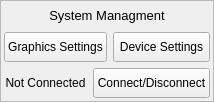
         <widget class="QFrame" name="frameSystemSetting">
          <property name="minimumSize">
           <size>
            <width>0</width>
            <height>0</height>
           </size>
          </property>
          <property name="font">
           <font>
            <family>MS UI Gothic</family>
            <weight>50</weight>
            <bold>false</bold>
           </font>
          </property>
          <property name="frameShape">
           <enum>QFrame::StyledPanel</enum>
          </property>
          <property name="frameShadow">
           <enum>QFrame::Plain</enum>
          </property>
          <layout class="QVBoxLayout" name="verticalLayout_13" stretch="0">
           <property name="leftMargin">
            <number>3</number>
           </property>
           <property name="topMargin">
            <number>3</number>
           </property>
           <property name="rightMargin">
            <number>3</number>
           </property>
           <property name="bottomMargin">
            <number>3</number>
           </property>
           <item>
            <layout class="QVBoxLayout" name="verticalLayout_14">
             <property name="spacing">
              <number>6</number>
             </property>
             <item>
              <widget class="QLabel" name="label_26">
               <property name="minimumSize">
                <size>
                 <width>206</width>
                 <height>22</height>
                </size>
               </property>
               <property name="font">
                <font>
                 <family>MS UI Gothic</family>
                 <pointsize>10</pointsize>
                 <weight>50</weight>
                 <italic>false</italic>
                 <bold>false</bold>
                </font>
               </property>
               <property name="text">
                <string>System Managment</string>
               </property>
               <property name="alignment">
                <set>Qt::AlignCenter</set>
               </property>
              </widget>
             </item>
             <item>
              <layout class="QHBoxLayout" name="horizontalLayout_21">
               <property name="topMargin">
                <number>0</number>
               </property>
               <item>
                <widget class="QPushButton" name="btnGraphics">
                 <property name="minimumSize">
                  <size>
                   <width>0</width>
                   <height>30</height>
                  </size>
                 </property>
                 <property name="maximumSize">
                  <size>
                   <width>999</width>
                   <height>16777215</height>
                  </size>
                 </property>
                 <property name="font">
                  <font>
                   <family>MS UI Gothic</family>
                   <weight>50</weight>
                   <bold>false</bold>
                  </font>
                 </property>
                 <property name="text">
                  <string>Graphics Settings</string>
                 </property>
                </widget>
               </item>
               <item>
                <widget class="QPushButton" name="btnSettings">
                 <property name="minimumSize">
                  <size>
                   <width>0</width>
                   <height>30</height>
                  </size>
                 </property>
                 <property name="maximumSize">
                  <size>
                   <width>999</width>
                   <height>16777215</height>
                  </size>
                 </property>
                 <property name="font">
                  <font>
                   <family>MS UI Gothic</family>
                   <weight>50</weight>
                   <bold>false</bold>
                  </font>
                 </property>
                 <property name="text">
                  <string>Device Settings</string>
                 </property>
                </widget>
               </item>
              </layout>
             </item>
             <item>
              <layout class="QHBoxLayout" name="horizontalLayout_12" stretch="1,1">
               <item>
                <widget class="QLabel" name="labelConnectState">
                 <property name="font">
                  <font>
                   <family>MS UI Gothic</family>
                   <weight>50</weight>
                   <italic>false</italic>
                   <bold>false</bold>
                  </font>
                 </property>
                 <property name="text">
                  <string>Not Connected</string>
                 </property>
                 <property name="textFormat">
                  <enum>Qt::AutoText</enum>
                 </property>
                 <property name="alignment">
                  <set>Qt::AlignCenter</set>
                 </property>
                 <property name="margin">
                  <number>3</number>
                 </property>
                </widget>
               </item>
               <item>
                <widget class="QPushButton" name="btnConnect">
                 <property name="minimumSize">
                  <size>
                   <width>0</width>
                   <height>30</height>
                  </size>
                 </property>
                 <property name="font">
                  <font>
                   <family>MS UI Gothic</family>
                   <weight>50</weight>
                   <bold>false</bold>
                  </font>
                 </property>
                 <property name="text">
                  <string>Connect/Disconnect</string>
                 </property>
                </widget>
               </item>
              </layout>
             </item>
            </layout>
           </item>
          </layout>
         </widget>
